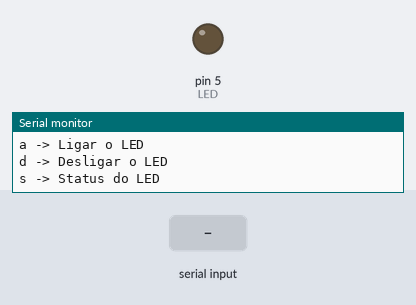
This sketch was run on a simulated Arduino Uno, built with avr-gcc and run on an emulated ATmega328P. On the bench: output pins drawn as LEDs (lit = HIGH), the last lines printed to the serial monitor. The test bench sets the inputs (shaded band).

Above: at 1.2 s.
1.3 s: "a" received over Serial
At 2.4 s:
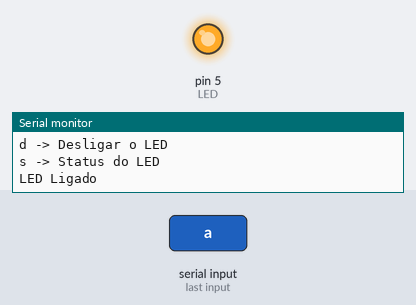
4.3 s: "d" received over Serial
At 4.7 s:
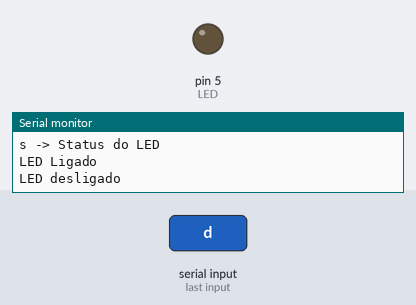
Timing chart, 0 to 7.3 s (numbered marks = the images above; inputs shaded):
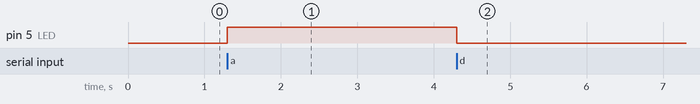

Measured:
- after the input at 1.3 s, pin 5 (LED): LOW → HIGH at once
- after the input at 4.3 s, pin 5 (LED): HIGH → LOW at once

The sketch:

ExemploSerialMotor.ino
```cpp
#define LED 5 // Define o pino analógico em que o potenciômetro vai ser conectado
char rxChar= 0; // RXcHAR holds the received command.

//#define led1Pin 6 // Define o pino que terá um LED e um resistência ligada ao terra
//#define led2Pin 5 // Define o pino que terá um LED e um resistência ligada ao terra
int valAnalog = 0; //Variável que armazena o valor da leitura do potenciômetro
int valAnalogInvertido = 255; //Variável que armazena o valor da leitura do potenciômetro

//Funcao com menu
void printMenu(){
  Serial.println("--- Serial Monitor ---");
  Serial.println("a -> Ligar o LED");
  Serial.println("d -> Desligar o LED");
  Serial.println("s -> Status do LED");
 }

void setup() {
  Serial.begin(9600); // Open serial port (9600 bauds).
  pinMode(LED, OUTPUT); // Sets pin 13 as OUTPUT.
  Serial.flush(); // Clear receive buffer.
  printMenu(); // Print the command list.
}

void loop() {
  /*
  int valPot = analogRead(potPin); //Faz a leitura analógica do pino em que o potenciômetro esta ligado
  valAnalog = map(valPot,0,1023,0,255); //Utilizando a função map() para transformar uma escala de 0-1023 em uma escala 0 a 255
  valAnalogInvertido = map(valPot,0,1023,255,0); //Utilizando a função map() para transformar uma escala de 0-1023 em uma escala 0 a 255
  analogWrite(led1Pin,valAnalog ); // Aciona o LED proporcionalmente ao valor da leitura analógica
  analogWrite(led2Pin,valAnalogInvertido); // Aciona o LED proporcionalmente ao valor da leitura analógica
  */
  if (Serial.available() >0){ // Verifica se recebeu alguma coisa no buffer
    rxChar = Serial.read(); // Salva o caracter lido
    Serial.flush(); // Limpa o buffer

    switch (rxChar) {
      case 'a':
      case 'A':
        if (digitalRead(LED) == LOW){
          digitalWrite(LED,HIGH);
          Serial.println("LED Ligado");
        } else
          Serial.println("LED ja esta ligado");
          break;
        case 'd':
        case 'D':
          if (digitalRead(LED) == HIGH){
            digitalWrite(LED,LOW);
            Serial.println("LED desligado");
          }
          else Serial.println("LED ja esta desligado");
          break;
        case 's':
        case 'S':
          if (digitalRead(LED) == HIGH)
            Serial.println("LED status: Ligado");
          else
            Serial.println("LED status: Desligado");
            break;
        default:
          Serial.print("'");
          Serial.print((char)rxChar);
          Serial.println("' nao eh um comando valido!");
      }
    }
  }
```
